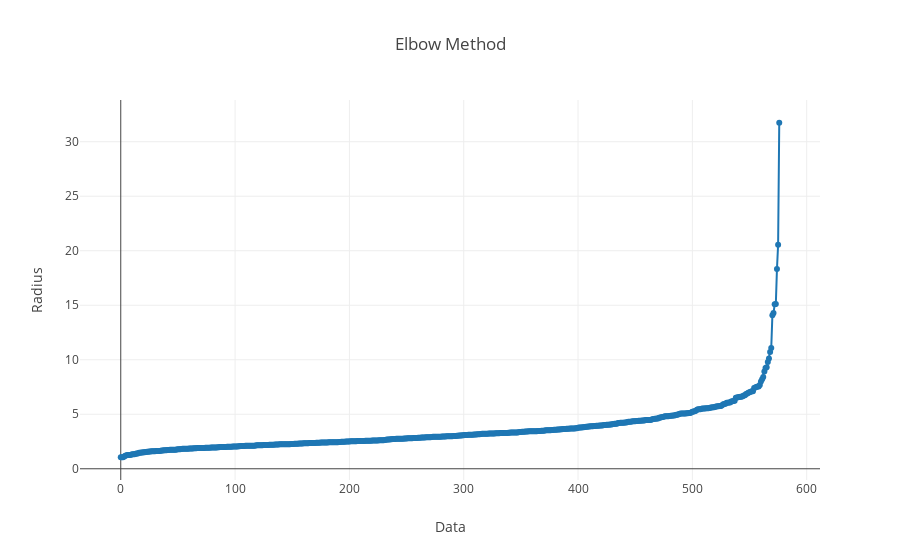

Notebook code cell kept with this figure:
### Markdown cell above
### For minPts=3

### Code cell
minDistance = []
for l in range(0,577):
    interDistance = []
    for k in range(0,577):
        if(l==k):
            continue
        else:
            intermediateDistance = math.sqrt((X[l]-X[k])**2+(Y[l]-Y[k])**2+(Z[l]-Z[k])**2)
            interDistance.append(intermediateDistance)
            interDistance.sort()
    minDistance.append(interDistance[2])
    minDistance.sort(reverse=True)
Q = list(range(0,577))
Q.sort(reverse=True)
trace0 = go.Scatter(
    x = Q,
    y = minDistance,
    mode = 'lines+markers',
    name = 'lines+markers'
)
layout = dict(title = 'Elbow Method',
              xaxis = dict(title = 'Data'),
              yaxis = dict(title = 'Radius'),
              )
data = [trace0]
fig = go.Figure(data=data,layout=layout)
iplot(fig)

### Figure 1 — Plotly figure (JSON) as saved in the notebook; plotly's stock layout.template omitted (floating-point values rounded to 4 significant figures; data arrays with more than 128 entries replaced by an {"elided": "..."} marker saying what was removed)
{"data": [{"mode": "lines+markers", "name": "lines+markers", "type": "scatter", "x": {"elided": "577 int values"}, "y": {"elided": "577 float values"}}], "layout": {"title": "Elbow Method", "xaxis": {"title": "Data"}, "yaxis": {"title": "Radius"}}}
